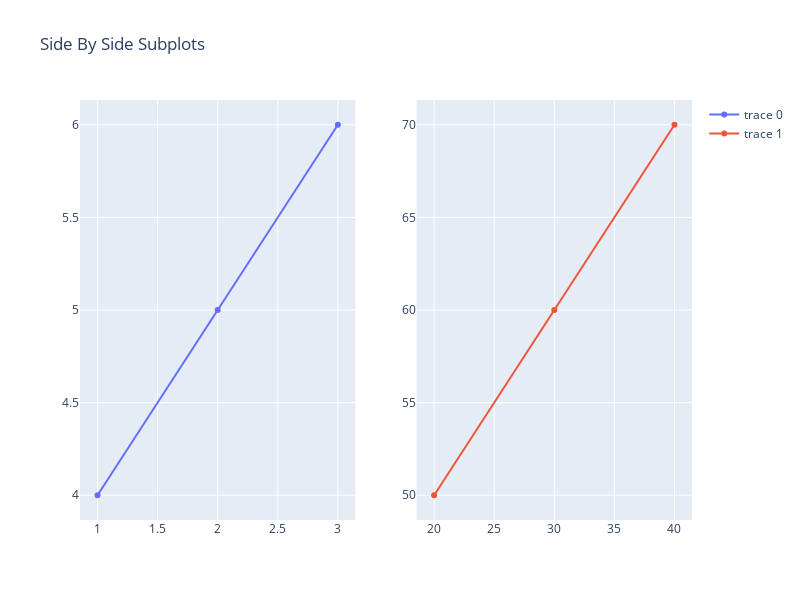

Notebook source saved alongside this figure:
### Code cell
fig = make_subplots(rows=1, cols=2)

fig.add_trace(
    go.Scatter(x=[1, 2, 3], y=[4, 5, 6]),
    row=1, col=1
)

fig.add_trace(
    go.Scatter(x=[20, 30, 40], y=[50, 60, 70]),
    row=1, col=2
)

fig.update_layout(height=600, width=800, title_text="Side By Side Subplots")
fig.show()

### Figure 1 — Plotly figure (JSON) as saved in the notebook; plotly's stock layout.template omitted (floating-point values rounded to 4 significant figures)
{"data": [{"type": "scatter", "x": [1, 2, 3], "xaxis": "x", "y": [4, 5, 6], "yaxis": "y"}, {"type": "scatter", "x": [20, 30, 40], "xaxis": "x2", "y": [50, 60, 70], "yaxis": "y2"}], "layout": {"height": 600, "title": {"text": "Side By Side Subplots"}, "width": 800, "xaxis": {"anchor": "y", "domain": [0, 0.45]}, "xaxis2": {"anchor": "y2", "domain": [0.55, 1]}, "yaxis": {"anchor": "x", "domain": [0, 1]}, "yaxis2": {"anchor": "x2", "domain": [0, 1]}}}
